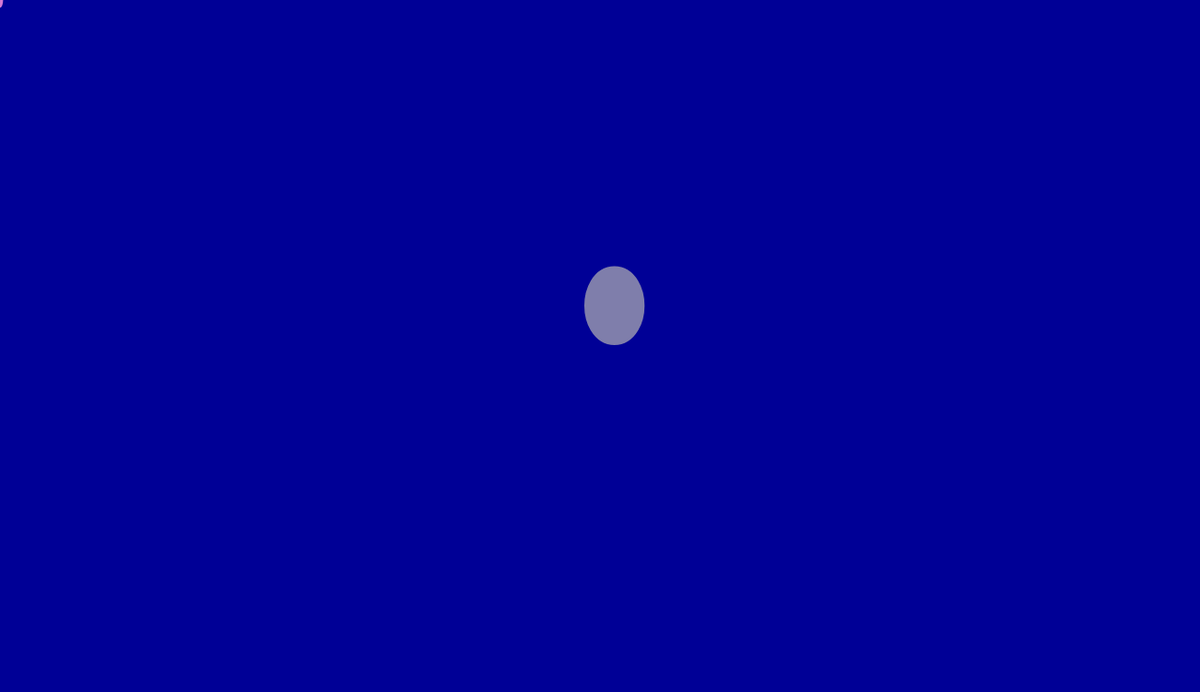
Frame 1 (no input)
Frame 60 (no input): blank canvas, image omitted
Frame 120 (the mouse pressed at the canvas centre since frame 60): blank canvas, image omitted

The p5.js sketch that drew this single still picture (run headless with seeded random() and noise() and a simulated clock; from frame 60 on, the mouse is pressed at the canvas centre):

// p5.js sketch
// ── sketch.js

let bubbles=[];

function setup() {
  frameRate(30);
    createCanvas(1300,750);
      let b=new Bubbles(width/2,height/2,15)
        bubbles.push(b);
}

function mouseDragged() {
  let r=random(10,50);
    let b= new Bubbles(mouseX,mouseY,r);
      bubbles.push(b);
}

function draw() {
  background(0,0,150);
  push();
		      noCursor();
		        translate(mouseX,mouseY);
		            fill(random(100,255),random(100,200),random(100,250));
		                strokeWeight(0);
		                    ellipse(0,0,random(5,10),random(5,20))
		pop();
  for (let i=0; i<bubbles.length; i++) {

    bubbles[i].move();
      bubbles[i].show();
    }
}

class Bubbles {
  constructor(x,y,r) {
    this.x =x;
      this.y =y;
        this.r=r

    }

  move() {
    this.x =this.x+random(-20,100);
      this.y =this.y+random(-90,100);

    }

  show() {

    stroke(random(100,255),random(100,200),random(100,250));
      strokeWeight(random(2,50));
        noFill();
          fill(random(100,150),random(50,255),random(200,255));
            ellipse(this.x,this.y,this.r*2,50);
    }
}
